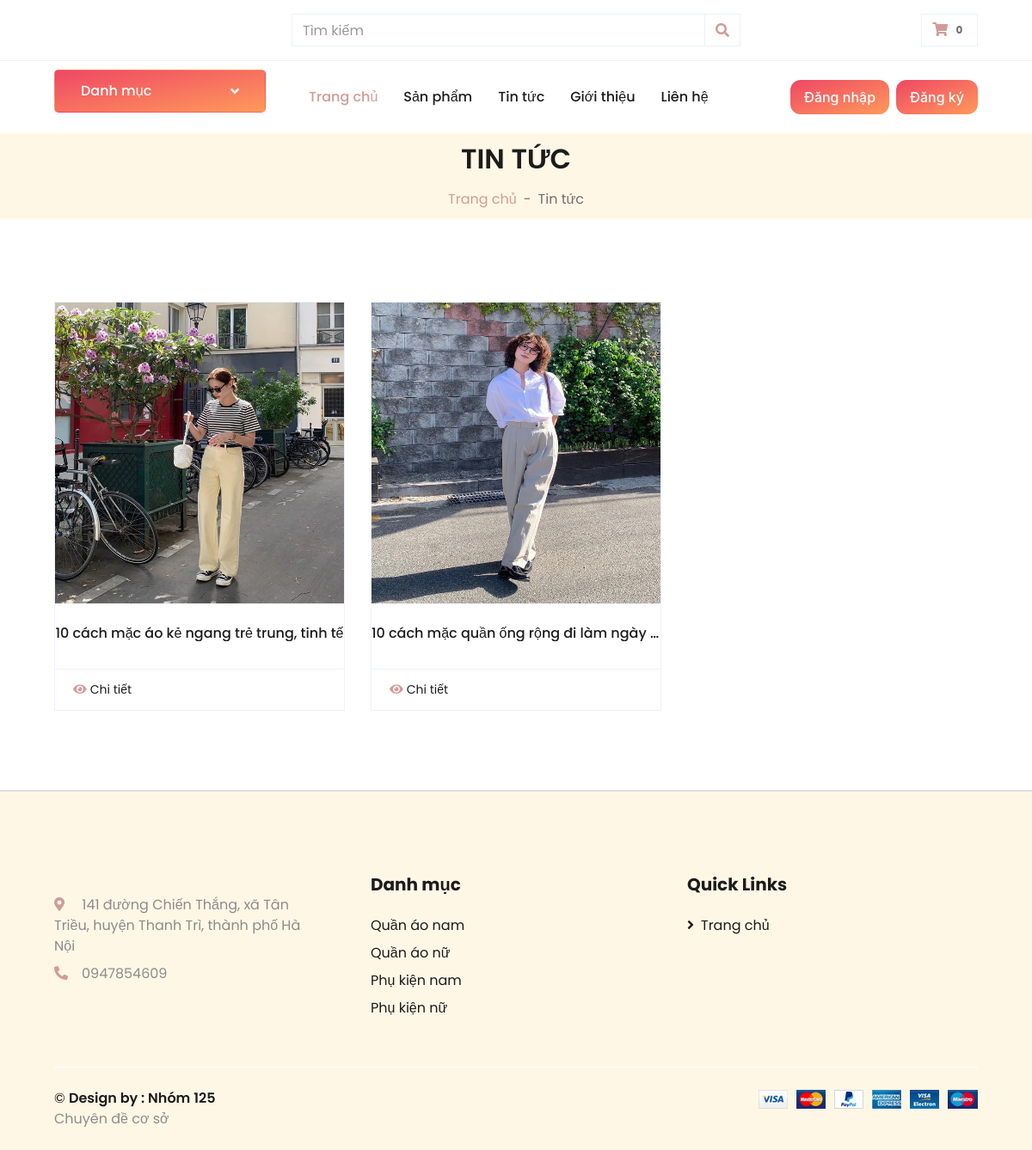
Screenshot of /blog.php with the database file from the repository.
### tables this page shows
CREATE TABLE `tintuc` (
  `tieude` varchar(255) DEFAULT NULL,
  `noidung` text,
  `hinhanh` varchar(255) DEFAULT NULL,
  `created_at` timestamp NULL DEFAULT CURRENT_TIMESTAMP,
  `updated_at` timestamp NULL DEFAULT CURRENT_TIMESTAMP,
  `slug` varchar(255) DEFAULT NULL,
  `id` int(11) NOT NULL,
  `Menu_id` varchar(255) NOT NULL
);

CREATE TABLE `danhmuc` (
  `tendanhmuc` varchar(255) DEFAULT NULL,
  `slug` varchar(255) DEFAULT NULL,
  `hinhanh` varchar(255) DEFAULT NULL,
  `danhmuccha_id` int(11) DEFAULT NULL,
  `created_at` timestamp NULL DEFAULT CURRENT_TIMESTAMP,
  `updated_at` timestamp NULL DEFAULT CURRENT_TIMESTAMP,
  `id` int(11) NOT NULL
);

### libraries/Function.php (called while the page is built, shortened)
                   <?php
   function base_url()
   {
      return $url  = "http://localhost:8000/";
        return 'http://'.$_SERVER["SERVER_NAME"].'/';
   }
?>

### libraries/Input.php (called while the page is built, shortened)
<?php
class Input
{
	public static function get($item)
	{
		return '';
	}
}

### autoload/autoload.php (called while the page is built, shortened)
<?php
    require_once __DIR__ . "/../libraries/Database.php";
    require_once __DIR__ . "/../libraries/Function.php";
    require_once __DIR__ . "/../libraries/Input.php";
    $db = new Database();
    $danhmuc = $db->fetchAll('danhmuc');
    $tongsanphamgiohang = 0;
?>

### libraries/Database.php (called while the page is built, shortened)
<?php
    class Database
    {
        public $link;
        public function __construct()
        {
            $this->link = mysqli_connect("127.0.0.1","root","root","database_125","8889") or die ("Errors Connect DB");
            mysqli_set_charset($this->link,"utf8");
        }
         public function fetchAll($table)
        {
            $sql = "SELECT * FROM {$table} WHERE 1" ;
            $result = mysqli_query($this->link,$sql) or die("Lỗi Truy Vấn fetchAll " .mysqli_error($this->link));
            $data = [];
            if( $result)
            {
                while ($num = mysqli_fetch_assoc($result))
                {
                    $data[] = $num;
                }
            }
            return $data;
        }
        public  function fetchJone($table,$sql ,$page = 0,$row ,$pagi = false )
        {
            $data = [];
            if ($pagi == true )
            {
                $total = $this->totalSql($sql);
                $sotrang = ceil($total / $row);
                $start = ($page - 1 ) * $row ;
                $sql .= " LIMIT $start,$row";
                $data = [ "page" => $sotrang];
                $result = mysqli_query($this->link,$sql) or die("Lỗi truy vấn fetchJone ---- " .mysqli_error($this->link));
            }
            else
            {
                $result = mysqli_query($this->link,$sql) or die("Lỗi truy vấn fetchJone ---- " .mysqli_error($this->link));
            }
            if( $result)
            {
                while ($num = mysqli_fetch_assoc($result))
                {
                    $data[] = $num;
                }
            }
            return $data;
        }
        public function totalSql($sql)
        {
            $result = mysqli_query($this->link  , $sql);
            $count  = mysqli_num_rows($result);
            return $count;
        }
    }
?>

### blog.php (the view, shortened to what this page needs)
<?php
    require_once __DIR__ . "/autoload/autoload.php";
    if(isset($_GET['page']))
    {
        $p = $_GET['page'];
    }
    else
    {
        $p = 1;
    }
    $sql = " SELECT tintuc.*, menu.tenmenu as tenmenu FROM tintuc
         LEFT JOIN menu ON menu.id = tintuc.menu_id
         WHERE  tintuc.slug != 'gioi-thieu' ORDER BY id DESC";
    $tintuc = $db->fetchJone("tintuc",$sql,$page = $p,6,true);
    if(isset($tintuc['page']))
    {
        unset($tintuc['page']);
    }
?>
<!DOCTYPE html>
<html lang="en">
<?php require_once __DIR__ . "/include/head.php";  ?>
<body>
<?php require_once __DIR__ . "/include/top.php";  ?>
<div class="container-fluid">
    <div class="row border-top px-xl-5">
        <div class="col-lg-3 d-none d-lg-block">
            <a class="btn shadow-none d-flex align-items-center justify-content-between bg-primary text-white w-100 danh-muc" data-toggle="collapse" href="#navbar-vertical" style="height: 65px; margin-top: -1px; padding: 0 30px;">
                <h6 class="m-0">Danh mục</h6>
                <i class="fa fa-angle-down text-dark"></i>
            </a>
        </div>
        <div class="col-lg-9">
            <?php require_once __DIR__ . "/include/nav.php";  ?>
        </div>
    </div>
</div>
<div class="container-fluid bg-secondary mb-5">
    <div class="d-flex flex-column align-items-center justify-content-center" style="min-height: 100px">
        <h2 class="font-weight-semi-bold text-uppercase mb-3">Tin Tức</h1>
        <div class="d-inline-flex">
            <p class="m-0"><a href="<?php echo base_url() ?>">Trang chủ</a></p>
            <p class="m-0 px-2">-</p>
            <p class="m-0">Tin tức</p>
        </div>
    </div>
</div>
<div class="container-fluid pt-5">
    <div class="row px-xl-5">
        <div class="col-lg-12 col-md-12">
            <div class="row pb-3">
                <?php foreach($tintuc as $item) :?>
                    <div class="col-lg-4 col-md-6 col-sm-12 pb-1">
                        <div class="card product-item border-0 mb-4">
                            <div class="card-header product-img position-relative overflow-hidden bg-transparent border p-0">
                                <img class="img-fluid w-100" style="height: 350px;" src="<?php echo base_url() ?>public/uploads/post/<?php echo $item['hinhanh'] ?>" alt="">
                            </div>
                            <div class="card-body border-left border-right text-center p-0 pt-4 pb-3">
                                <h6 class="text-truncate mb-3"><?php echo $item['tieude'] ?></h6>
                            </div>
                            <div class="card-footer d-flex justify-content-between bg-light border">
                                <a href="/blog-detail.php?id=<?php echo $item['id'] ?>--<?php echo $item['slug'] ?>" class="btn btn-sm text-dark p-0"><i class="fas fa-eye text-primary mr-1"></i>Chi tiết</a>
                            </div>
                        </div>
                    </div>
                <?php endforeach; ?>
            </div>
        </div>
    </div>
</div>
<?php  require_once __DIR__ . "/include/footer.php"; ?>
</body>
</html>

### include/head.php (shortened to what this page needs)
<head>
    <link href="https://cdnjs.cloudflare.com/ajax/libs/font-awesome/5.10.0/css/all.min.css" rel="stylesheet">
    <link href="<?php echo base_url() ?>/public/frontend/lib/owlcarousel/assets/owl.carousel.min.css" rel="stylesheet">
    <link href="<?php echo base_url() ?>/public/frontend/css/style.css" rel="stylesheet">
</head>

### include/top.php (shortened to what this page needs)
<div class="container-fluid">
        <div class="row align-items-center py-3 px-xl-5">
            <div class="col-lg-3 d-none d-lg-block">
            </div>
            <div class="col-lg-6 col-6 text-left">
                <form action="/shop.php">
                    <div class="input-group">
                        <input type="text" class="form-control" name="k" value="<?= \libraries\Url\Input::get('k') ?>" placeholder="Tìm kiếm">
                        <div class="input-group-append">
                            <span class="input-group-text bg-transparent text-primary">
                                <i class="fa fa-search"></i>
                            </span>
                        </div>
                    </div>
                </form>
            </div>
            <div class="col-lg-3 col-6 text-right">
                <a href="<?= base_url() ?>danh-sach-gio-hang.php" class="btn border">
                    <i class="fas fa-shopping-cart text-primary"></i>
                    <span class="badge"><?php echo $tongsanphamgiohang ?></span>
                </a>
            </div>
        </div>
    </div>

### include/nav.php (shortened to what this page needs)
<nav class="navbar navbar-expand-lg bg-light navbar-light py-3 py-lg-0 px-0  test-huhu">
    <div class="collapse navbar-collapse justify-content-between" id="navbarCollapse">
        <div class="navbar-nav mr-auto py-0">
            <a href="<?= base_url() ?>" class="nav-item nav-link active nav-menu-text">Trang chủ</a>
            <a href="/shop.php" class="nav-item nav-link nav-menu-text">Sản phẩm</a>
            <a href="/blog.php" class="nav-item nav-link nav-menu-text">Tin tức</a>
            <a href="/gioi-thieu.php" class="nav-item nav-link nav-menu-text">Giới thiệu</a>
            <a href="/lien-he.php" class="nav-item nav-link nav-menu-text">Liên hệ</a>
        </div>
        <div class="navbar-nav ml-auto py-0">
            <?php if(isset($_SESSION['auth_name'])) :?>
                <a href="/quan-ly-don-hang.php" style="color: red">
                    <i class="fa fa-share-square-o"></i> Xin chào <?php echo $_SESSION['auth_name'] ?>
                </a>
                <a href="thoat.php"><i class="fa fa-share-square-o"></i> Thoát </a>
            <?php else :?>
                <a href="<?= base_url() ?>login.php" class="my-button" style="color: #fff; margin-right: 8px">Đăng nhập</a>
                <a href="<?= base_url() ?>dang-ky.php" class=" my-button" style="color: #fff">Đăng ký</a>
            <?php endif ; ?>
        </div>
    </div>
</nav>

### include/footer.php (shortened to what this page needs)
<div class="container-fluid bg-secondary text-dark mt-5 pt-5 footer-master" >
        <div class="row px-xl-5 pt-5">
            <div class="col-lg-4 col-md-12 mb-5 pr-3 pr-xl-5">
                <p class="mb-2"><i class="fa fa-map-marker-alt text-primary mr-3"></i> 141 đường Chiến Thắng, xã Tân Triều, huyện Thanh Trì, thành phố Hà Nội</p>
                <p class="mb-0"><i class="fa fa-phone-alt text-primary mr-3"></i>0947854609</p>
            </div>
            <div class="col-lg-8 col-md-12">
                <div class="row">
                    <div class="col-md-6 mb-5">
                        <h5 class="font-weight-bold text-dark mb-4">Danh mục</h5>
                        <div class="d-flex flex-column justify-content-start">
                        <?php foreach($danhmuc ?? [] as $item) :?>
                            <a href="/danh-muc-san-pham.php?id=<?php echo $item['id'];?>&&slug=<?php echo $item['slug'] ?>" class="text-dark mb-2"><?= $item['tendanhmuc'] ?></a>
                        <?php endforeach ; ?>
                        </div>
                    </div>
                    <div class="col-md-6 mb-5">
                        <h5 class="font-weight-bold text-dark mb-4">Quick Links</h5>
                        <div class="d-flex flex-column justify-content-start">
                            <a class="text-dark mb-2" href="<?= base_url() ?>"><i class="fa fa-angle-right mr-2"></i>Trang chủ</a>
                        </div>
                    </div>
                </div>
            </div>
        </div>
        <div class="row border-top border-light mx-xl-5 py-4">
            <div class="col-md-6 px-xl-0">
                <p class="mb-md-0 text-center text-md-left text-dark">
                    &copy; <a class="text-dark font-weight-semi-bold" href="">Design by :  Nhóm 125 </a><br>
                     <a href="#" target="_blank">Chuyên đề cơ sở</a>
                </p>
            </div>
            <div class="col-md-6 px-xl-0 text-center text-md-right">
                <img class="img-fluid" src="img/payments.png" alt="">
            </div>
        </div>
    </div>

### include/head.php (style rules this page uses)
h6.m-0, .fa.fa-angle-down.text-dark { color: white !important; }
.navbar-nav .nav-link { display: block; font-size: 15px; padding-left: 0; margin: 10px 0; margin-left: 10px; color: #4c4c4c; }

### include/footer.php (style rules this page uses)
.footer-master { border-top: 2px solid #dedede; background: #f0f; padding-top :1px; }
.footer-master p, .footer-master a { color: #8c8c8c; }

### rows the page displays
tintuc: hinhanh (picture), tieude "10 cách mặc áo kẻ ngang trẻ trung, tinh tế"
tintuc: hinhanh (picture), tieude "10 cách mặc quần ống rộng đi làm ngày…"
danhmuc: tendanhmuc "Quần áo nam"
danhmuc: tendanhmuc "Quần áo nữ"
danhmuc: tendanhmuc "Phụ kiện nam"
danhmuc: tendanhmuc "Phụ kiện nữ"

### other values shown
$tongsanphamgiohang "0"
